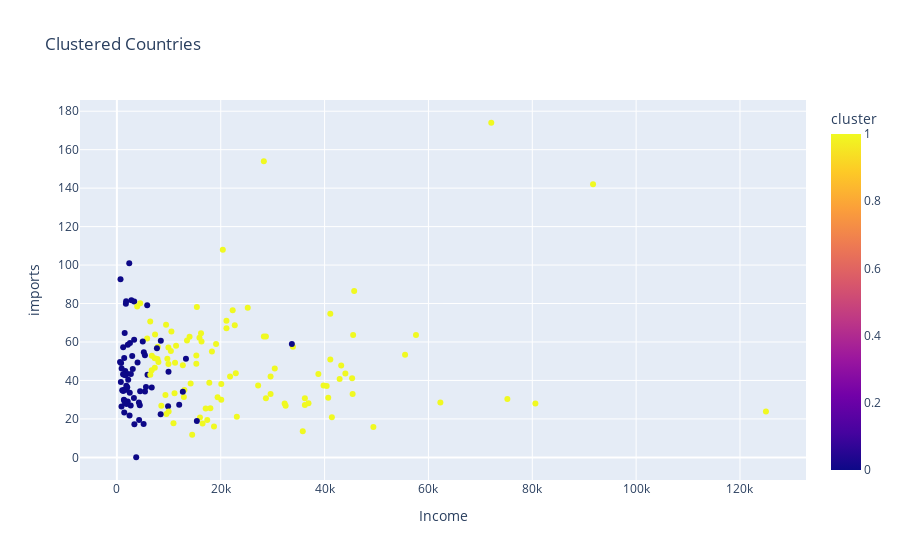

The notebook cell this image was saved under:
### Markdown cell above
**Visual Check**

### Code cell
# Create an interactive scatter plot
fig = px.scatter(df, x='income', y='imports', color='cluster',
                 hover_data=['country'],
                 title='Clustered Countries',
                 labels={'income': 'Income', 'child_mort': 'Child Mortality'})

fig.show()

### Figure 1 — Plotly figure (JSON) as saved in the notebook; plotly's stock layout.template omitted (floating-point values rounded to 4 significant figures; data arrays with more than 128 entries replaced by an {"elided": "..."} marker saying what was removed)
{"data": [{"customdata": {"elided": "167x1 str values"}, "hovertemplate": "Income=%{x}<br>imports=%{y}<br>country=%{customdata[0]}<br>cluster=%{marker.color}<extra></extra>", "legendgroup": "", "marker": {"color": {"elided": "167 int values"}, "coloraxis": "coloraxis", "symbol": "circle"}, "mode": "markers", "name": "", "orientation": "v", "showlegend": false, "type": "scatter", "x": {"elided": "167 int values"}, "xaxis": "x", "y": {"elided": "167 float values"}, "yaxis": "y"}], "layout": {"coloraxis": {"colorbar": {"title": {"text": "cluster"}}, "colorscale": [[0, "#0d0887"], [0.1111, "#46039f"], [0.2222, "#7201a8"], [0.3333, "#9c179e"], [0.4444, "#bd3786"], [0.5556, "#d8576b"], [0.6667, "#ed7953"], [0.7778, "#fb9f3a"], [0.8889, "#fdca26"], [1, "#f0f921"]]}, "legend": {"tracegroupgap": 0}, "title": {"text": "Clustered Countries"}, "xaxis": {"anchor": "y", "domain": [0, 1], "title": {"text": "Income"}}, "yaxis": {"anchor": "x", "domain": [0, 1], "title": {"text": "imports"}}}}
